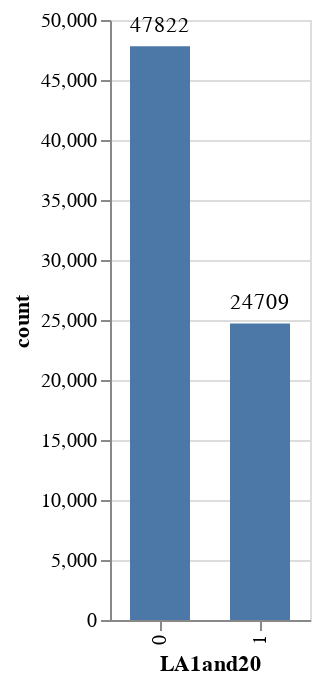

This figure's notebook cell:
### Markdown cell above
#### Check for Label Imbalance

### Code cell
# Check for imbalaced labels
val_counts = pd.DataFrame(df['LA1and20'].value_counts()).reset_index()
base = alt.Chart(val_counts).encode(
    x=alt.X('LA1and20:N', sort='-y'),
    y='count',
    text = 'count'
).properties(width=100)
base.mark_bar(size=30) + base.mark_text(align='center', dy=-10)

### Figure 1 — Vega-Lite specification as saved in the notebook (floating-point values rounded to 4 significant figures)
{"config": {"view": {"continuousWidth": 400, "continuousHeight": 300}}, "layer": [{"mark": {"type": "bar", "size": 30}, "encoding": {"text": {"field": "count", "type": "quantitative"}, "x": {"field": "LA1and20", "sort": "-y", "type": "nominal"}, "y": {"field": "count", "type": "quantitative"}}, "width": 100}, {"mark": {"type": "text", "align": "center", "dy": -10}, "encoding": {"text": {"field": "count", "type": "quantitative"}, "x": {"field": "LA1and20", "sort": "-y", "type": "nominal"}, "y": {"field": "count", "type": "quantitative"}}, "width": 100}], "data": {"name": "data-8f2ec8e2cb79311c07bc8727aeba9305"}, "$schema": "https://vega.github.io/schema/vega-lite/v4.17.0.json", "datasets": {"data-8f2ec8e2cb79311c07bc8727aeba9305": [{"LA1and20": 0, "count": 47822}, {"LA1and20": 1, "count": 24709}]}}
